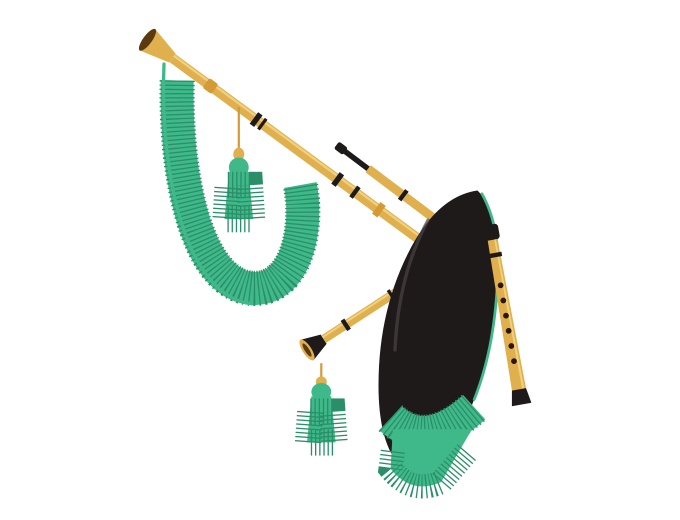
#> input picture assets/img/gaita.png, 1360 x 1040 px (shown at 1/2 size)
$ python -i dados.py   (imports and definitions only)
#> lines starting #> are read from the running program, lines starting #| are printed output that depends on the picture
"""Dados y utilidades de animación (paso 4.4).

Sprites RGBA (dado, insignia «+N», navaja y botella de licor café), funciones de suavizado y la geometría de
las dos columnas de dados (una por bando, tres filas), que debe coincidir con la de las
muestras estáticas (`muestra_estilo.py`).
"""

from __future__ import annotations

import math
import random

from PIL import Image, ImageDraw

from src.render import estilo as E

# Geometría de las columnas de dados (y de la zona de dados en el panel)
LADO, SEP, Y0 = 80, 10, 1222
COL_A, COL_D = 235, E.ANCHO - 235
ALTO_ZONA = 3 * LADO + 2 * SEP  # 260
Y_MEDIO = Y0 + ALTO_ZONA // 2


def y_fila(i: int) -> int:
    """Y superior del dado de la fila i (0..2)."""
    return Y0 + i * (LADO + SEP)


# ---------- Suavizado ----------

def limitar(t: float) -> float:
    return max(0.0, min(1.0, t))


def salida_cubica(t: float) -> float:
    t = limitar(t)
    return 1 - (1 - t) ** 3


# [35 lines left out: functions salida_rebote, dado_sprite, hueco_sprite, insignia_sprite, not called in this run]


def _recortar(im: Image.Image, ancho: int | None = None, alto: int | None = None) -> Image.Image:
    """Recorta al contenido y reescala (conserva la proporción) a `ancho` o `alto` dados."""
#> called with alto = 260
    im = im.crop(im.getbbox())
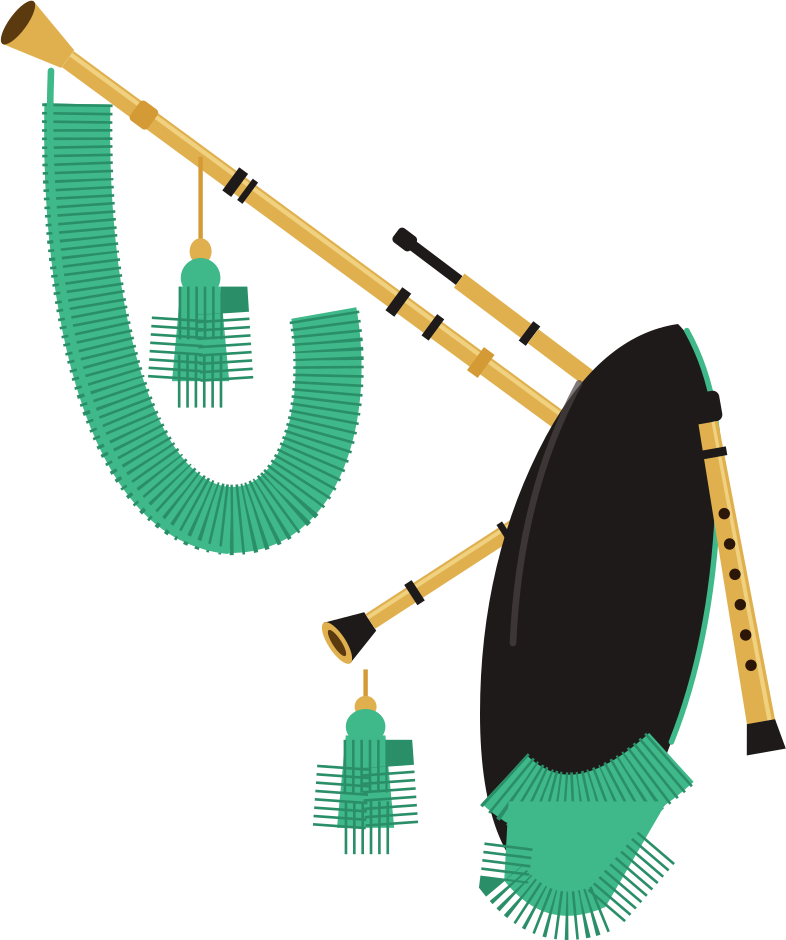
#> im: PIL image 786x940 RGBA; mean R, G, B, A 19.5, 31.8, 22.4, 69.8; transparent parts drawn white
    esc = (ancho / im.width) if ancho else (alto / im.height)
#> esc = 0.277
    return im.resize((max(1, round(im.width * esc)), max(1, round(im.height * esc))), Image.LANCZOS)
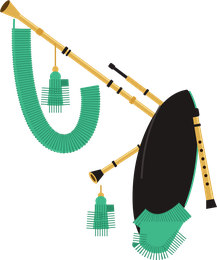
#> returned value: PIL image 217x260 RGBA; mean R, G, B, A 24.5, 39.6, 27.1, 69.9; transparent parts drawn white


# [76 lines left out: functions navaja_sprite, botella_sprite, not called in this run]


# Pose final del choque (grados, positivo = antihorario; px respecto al centro de la zona). La navaja va
# **abierta y recta**, apoyada hacia la derecha, y golpea con el filo (su lado curvo) el hombro de la
# botella, que se inclina hacia ella.
ANGULO_NAVAJA, ANGULO_BOTELLA = -122, 14
DESPL_NAVAJA, DESPL_BOTELLA = (-62, -24), (58, -24)


# [14 lines left out: function destello_sprite, not called in this run]


GAITA_PNG = E.RAIZ / "assets" / "img" / "gaita.png"


def gaita_sprite(alto: int = 260) -> Image.Image:
    """Gaita gallega (fol negro con flecos y borlas verdes, ronco, ronquillo, soprete y punteiro de boj).

    Es la ilustración `assets/img/gaita.svg` aportada por el usuario (sin el fondo crema), ya
    rasterizada a `gaita.png`; aquí solo se recorta y se escala."""
    return _recortar(Image.open(GAITA_PNG).convert("RGBA"), alto=alto)


# [23 lines left out: functions texto_sprite, pegar, not called in this run]


def cara_rodando(clave: str, t: float, ritmo: float = 14.0) -> int:
    """Cara que se muestra mientras el dado rueda (cambia `ritmo` veces por segundo, determinista)."""
    return random.Random(f"{clave}:{int(t * ritmo)}").randint(1, 6)


# [4 lines left out: function rebote, not called in this run]

>>> result = gaita_sprite()
